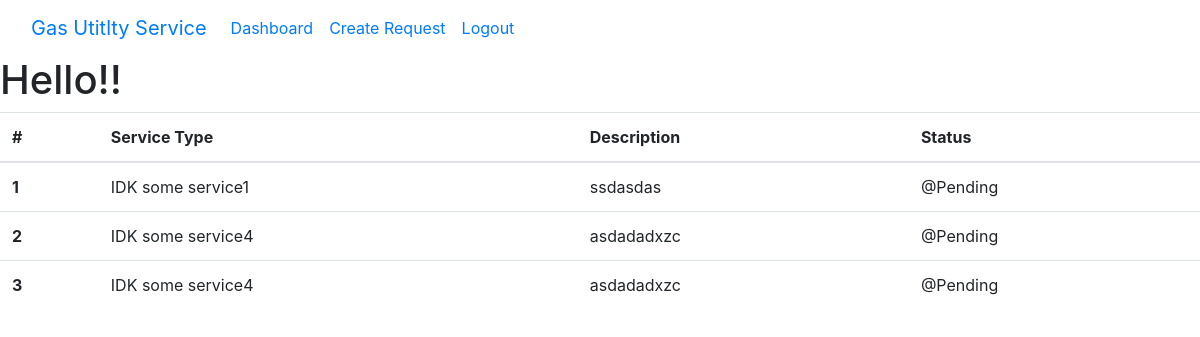
The app's page /consumer/profile/, older data.
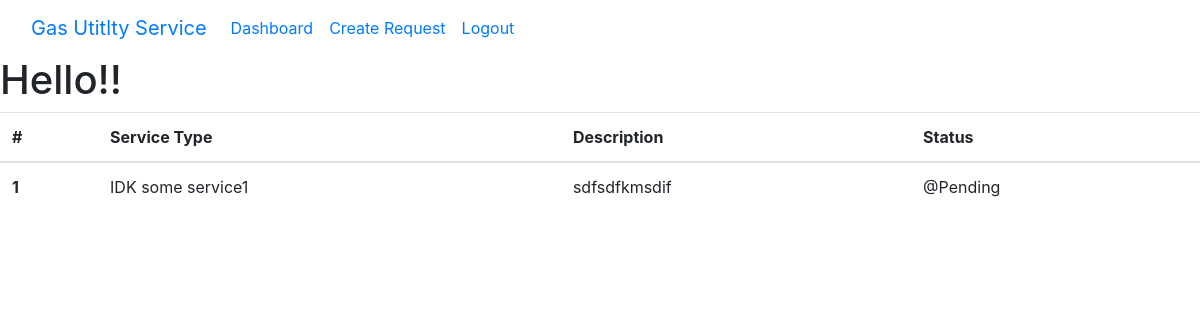
The same page, newer data.
### myapp/models.py (models this page shows, shortened)
class ServiceRequest(models.Model):
    STATUS_CHOICES = [
        ('Pending', 'Pending'),
        ('In Progress', 'In Progress'),
        ('Resolved', 'Resolved'),
        ('Closed', 'Closed'),
    ]
    Request_CHOICES = [
        ('Service Installation', 'Service Installation'),
        ('Service Connection', 'Service Connection'),
        ('Service Disconnection', 'Service Disconnection'),
        ('Service Inspection', 'Service Inspection'),
        ('Meter Reading', 'Meter Reading'),
        ('Billing Inquiry', 'Billing Inquiry'),
        ('Emergency Service', 'Emergency Service'),
        ('Maintenance', 'Maintenance'),
        ('General Inquiry', 'General Inquiry'),
    ]
    name = models.CharField(max_length=100)
    email = models.EmailField(unique=False)
    service_type = models.CharField(max_length=100, choices=Request_CHOICES, default='General Inquiry')
    description = models.TextField()
    upload = models.FileField(upload_to='documents/', blank=True, null=True)
    status = models.CharField(max_length=100, choices=STATUS_CHOICES, default='Pending')
    created_at = models.DateTimeField(auto_now_add=True)
    updated_at = models.DateTimeField(auto_now=True)

### myapp/views.py (the view)
# urls.py: path('profile/', views.profile, name='profile'),
def profile(request):
    service_requests=ServiceRequest.objects.filter(name__icontains=request.user.username)
    return render(request, 'dashboard.html', {'service_requests': service_requests})

### myapp/templates/dashboard.html (shortened to what this page needs)
<!DOCTYPE html>
<html lang="en">
<head>
    <link rel="stylesheet" href="https://stackpath.bootstrapcdn.com/bootstrap/4.5.2/css/bootstrap.min.css">
</head>
<body>
    <nav class="navbar navbar-expand-lg bg-body-tertiary">
  <div class="container-fluid">
    <a class="navbar-brand" href="#">Gas Utitlty Service</a>
    <div class="collapse navbar-collapse" id="navbarSupportedContent">
      <ul class="navbar-nav me-auto mb-2 mb-lg-0">
          <li class="nav-item">
          <a class="nav-link" href="/consumer/profile/">Dashboard</a>
        </li>
          <li class="nav-item">
          <a class="nav-link" href="/consumer/create_service_request/">Create Request</a>
        </li>
        <li class="nav-item">
          <a class="nav-link" aria-current="page" href="/consumer/logout/">Logout</a>
        </li>
       </ul>
    </div>
  </div>
</nav>
    <h1>Hello!! {{ user.username }}</h1>
    {% block content %}
    <table class="table">
  <thead>
    <tr>
      <th scope="col">#</th>
      <th scope="col">Service Type</th>
      <th scope="col">Description</th>
      <th scope="col">Status</th>
    </tr>
  </thead>
         {% if service_requests %}
  <tbody>
   {% for item in service_requests %}
        <tr>
      <th scope="row">{{ item.id }}</th>
      <td>{{ item.service_type }}</td>
      <td>{{ item.description }}</td>
      <td>@{{ item.status }}</td>
    </tr>
      {% endfor %}
  </tbody>
          {% else %}
    <p>No items found.</p>
  {% endif %}
    {% endblock %}
</table>
</body>
</html>

Row changes from the older to the newer data that the page shows:
removed ServiceRequest: id "2", service_type "IDK some service4", description "asdadadxzc", status "Pending"
removed ServiceRequest: id "3", service_type "IDK some service4", description "asdadadxzc", status "Pending"
changed ServiceRequest "IDK some service1": description "ssdasdas" → "sdfsdfkmsdif"
